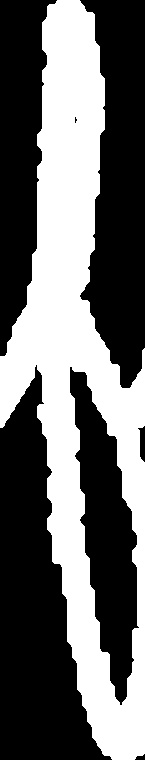
#> input picture result/characters/0.jpeg, 145 x 760 px; its folder holds only this picture in this run
$ python 3_Image_align.py   (older library calls are emulated)
#> lines starting #> are read from the running program, lines starting #| are printed output that depends on the picture; after the words box and inside, x2 and y2 are one past the last pixel; in counts of white or black regions, pixels touching at a corner belong together
import numpy as np
import cv2
import os


def add_padding(img, pad_l, pad_t, pad_r, pad_b):
    height, width = img.shape
    # Adding padding to the left side.
    pad_left = np.zeros((height, pad_l), dtype=np.int)
    img = np.concatenate((pad_left, img), axis=1)

    # Adding padding to the top.
    pad_up = np.zeros((pad_t, pad_l + width))
    img = np.concatenate((pad_up, img), axis=0)

    # Adding padding to the right.
    pad_right = np.zeros((height + pad_t, pad_r))
    img = np.concatenate((img, pad_right), axis=1)

    # Adding padding to the bottom
    pad_bottom = np.zeros((pad_b, pad_l + width + pad_r))
    img = np.concatenate((img, pad_bottom), axis=0)
    return img


def tune_image(imt):
    # kernel = np.ones((5, 5), np.uint8)
    max_dimen = imt.shape[0] if imt.shape[0] >= imt.shape[1] else imt.shape[1]
    im_blk = np.zeros((max_dimen, max_dimen), np.uint8)
    d = (im_blk.shape[1] - img.shape[1]) / 2
    for x in range(0, img.shape[0]):
        for y in range(0, img.shape[1]):
            im_blk[x][y + int(d)] = img[x][y]

    #blur = cv2.GaussianBlur(im_blk, (5,5),0)
    small_im = add_padding(im_blk , 4,4,4,4)
    small_im = cv2.resize(small_im, (28, 28))
    cv2.imwrite('result/resized_images/' + filename, small_im)


kernel = np.ones((5, 5), np.uint8)
images = []
images_list = []
size_list = []
folder = 'result/characters/'
for filename in os.listdir(folder):
    size = os.path.getsize(os.path.join(folder, filename))
    size_list.append(size)

size_list = np.array(size_list)

for filename in os.listdir(folder):
    img = cv2.imread(os.path.join(folder, filename), 0)
#> img is the input picture: shape (760, 145); min 0, max 255, mean 105.2
    # [4 lines of commented-out code are left out]
    img = cv2.erode(img, kernel, iterations=4)
    img = cv2.blur(img,(3,3))
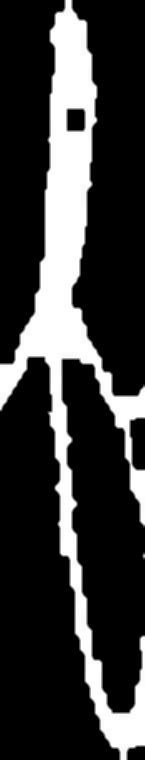
#> img: shape (760, 145); min 0, max 255, mean 56.5
    th, a = cv2.threshold(img, 80, 255, cv2.THRESH_OTSU)
#> a: shape (760, 145); 22.2% white; 2 white regions (1 under 20 px), largest, box (x1, y1, x2, y2) and area: (0, 0, 145, 760) 24505
#> th = 113
    if a is not None:
        a = cv2.resize(a, (100, 100))
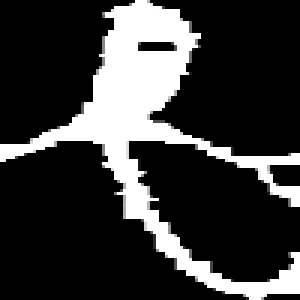
#> a: shape (100, 100) (shown 3 times larger); min 0, max 255, mean 56.2
        # # create blank image - y, x
        col_sum = np.where(np.sum(a, axis=0) > 0)
        row_sum = np.where(np.sum(a, axis=1) > 0)
        y1, y2 = row_sum[0][0], row_sum[0][-1]
#> y1 = 0; y2 = 99
        x1, x2 = col_sum[0][0], col_sum[0][-1]
#> x1 = 0; x2 = 99
        cropped_image = a[y1:y2, x1:x2]
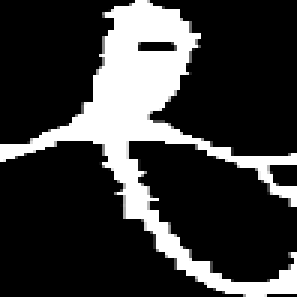
#> cropped_image: shape (99, 99) (shown 3 times larger); min 0, max 255, mean 56.5
        #cropped_image = cv2.resize(cropped_image, (64, 64))
        padded_image = add_padding(cropped_image, 4, 4, 4, 4)
#> in add_padding, `img = np.concatenate((pad_left, img), axis=1)`:
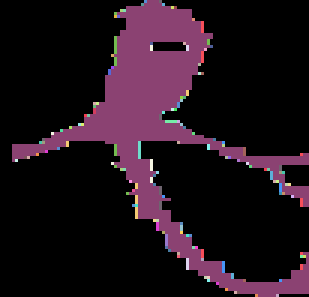
#> img: shape (99, 103) int64 (shown 3 times larger); 79 distinct labels, from 0 to 255; one colour per label, 0 black
#> in add_padding, `img = np.concatenate((img, pad_right), axis=1)`:
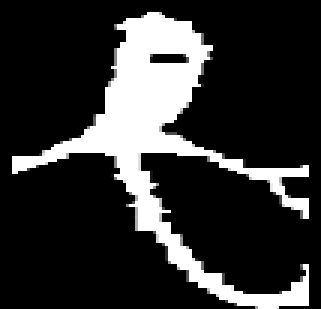
#> img: shape (103, 107) float64 (shown 3 times larger); min 0, max 255, mean 50.3
#> in add_padding, `img = np.concatenate((img, pad_bottom), axis=0)`:
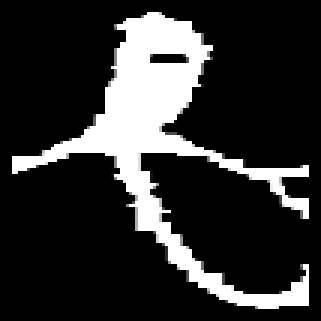
#> img: shape (107, 107) float64 (shown 3 times larger); min 0, max 255, mean 48.4
        resized_small_img = cv2.resize(padded_image, (28, 28))
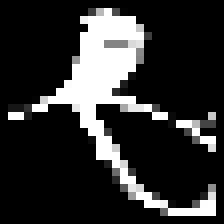
#> resized_small_img: shape (28, 28) float64 (shown 8 times larger); min 0, max 255, mean 48.2
        cv2.imwrite('result/resized_images/' + filename, resized_small_img)


print("Images aligned and saved into resized_images folder.")

$ run again, on result/characters/5.jpeg
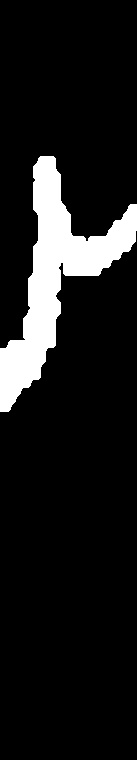
#> input picture result/characters/5.jpeg, 137 x 760 px
#> img is the input picture: shape (760, 137); min 0, max 255, mean 26.3
#> th = 113
#> `a = cv2.resize(a, (100, 100))`:
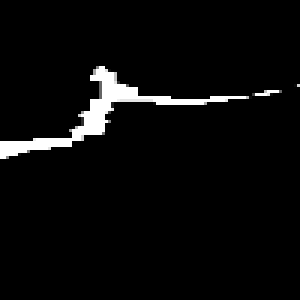
#> a: shape (100, 100) (shown 3 times larger); min 0, max 255, mean 10
#> y1 = 22; y2 = 52
#> x1 = 0; x2 = 99
#> `resized_small_img = cv2.resize(padded_image, (28, 28))`:
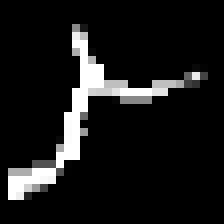
#> resized_small_img: shape (28, 28) float64 (shown 8 times larger); min 0, max 255, mean 24.4
